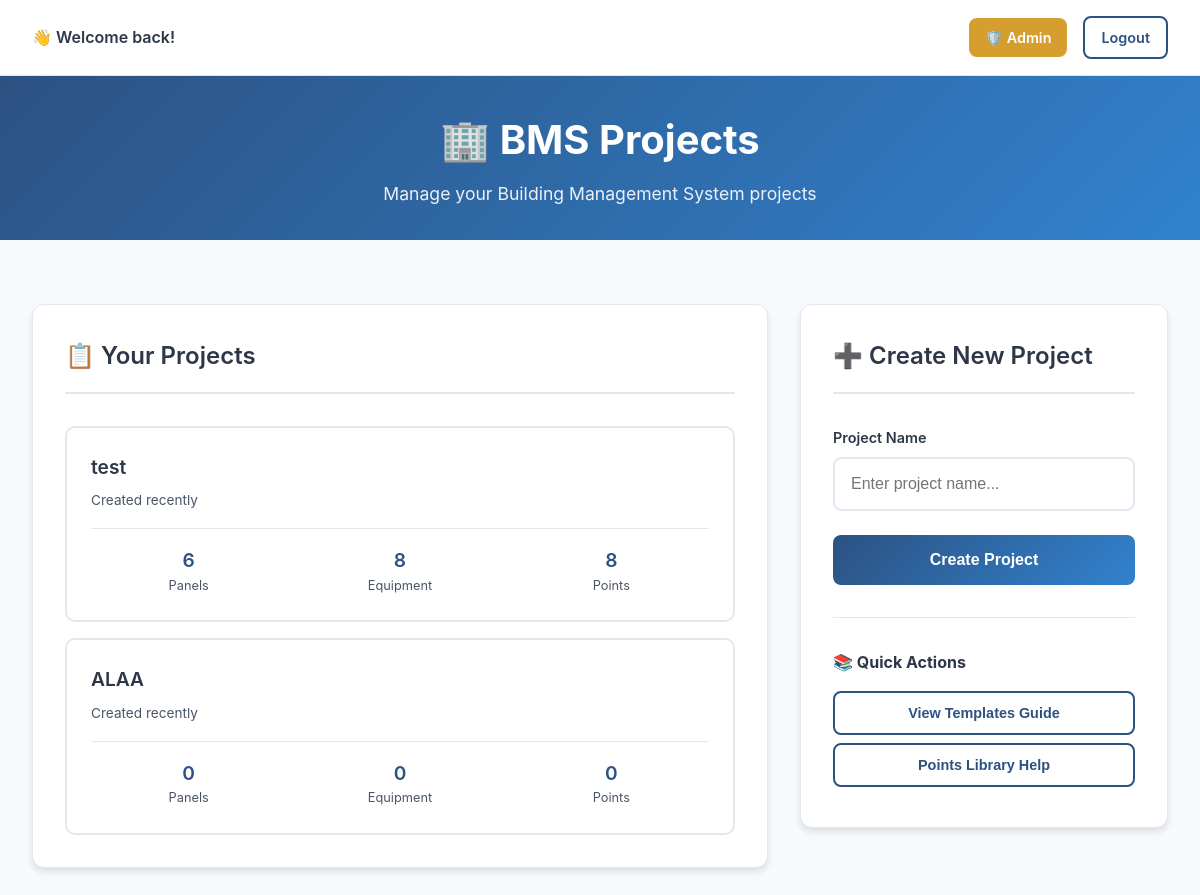
Page /projects (signed in) on the earlier database version.
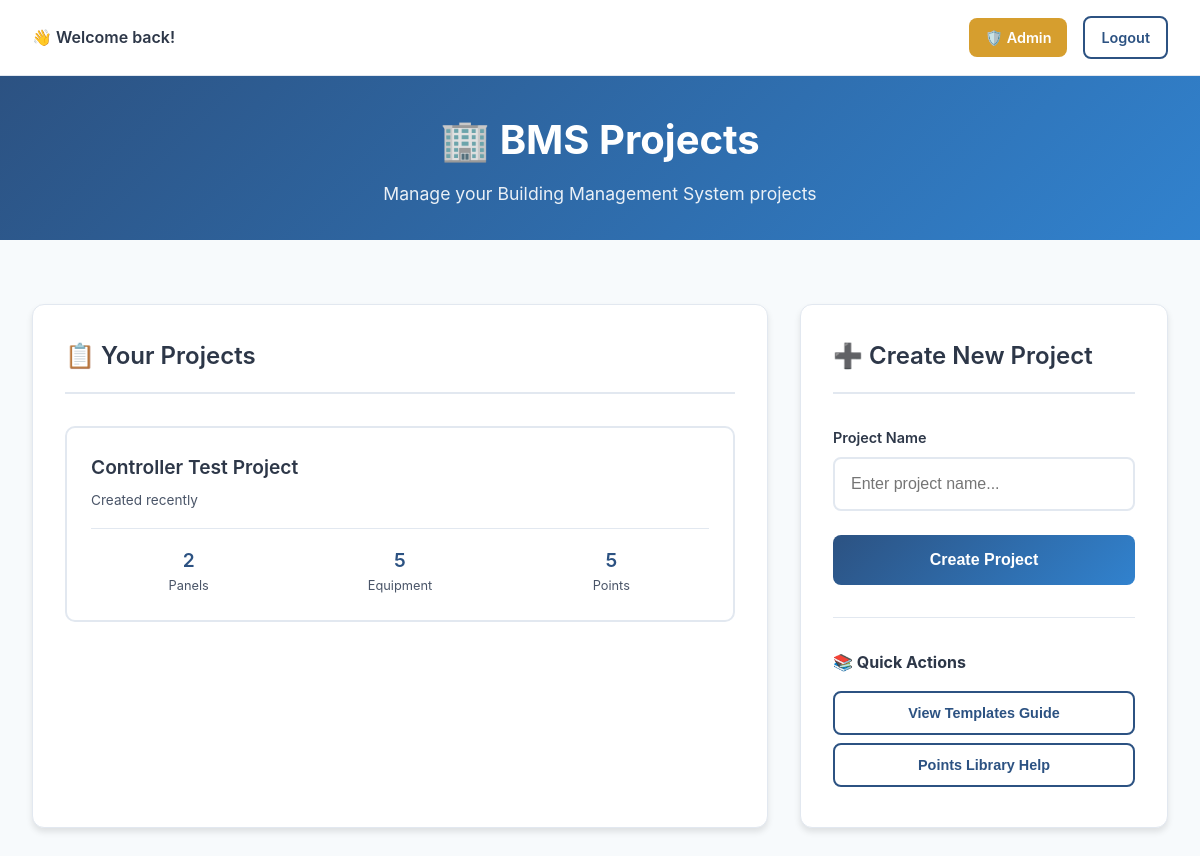
Same page on the later database version.
### app.py (models this page shows)
class Project(db.Model):
    id = db.Column(db.Integer, primary_key=True)
    name = db.Column(db.String(120), nullable=False)
    user_id = db.Column(db.Integer, db.ForeignKey('user.id'), nullable=False)

### app.py (the view)
@app.route('/projects')
@login_required
def project_selection():
    projects = Project.query.filter_by(user_id=current_user.id).all()
    project_stats = []
    for project in projects:
        panels_count = Panel.query.filter_by(project_id=project.id).count()
        equipment_count = ScheduledEquipment.query.filter_by(project_id=project.id).count()
        points_count = db.session.query(db.func.count(selected_points_association.c.point_template_id))\
            .join(ScheduledEquipment, selected_points_association.c.scheduled_equipment_id == ScheduledEquipment.id)\
            .filter(ScheduledEquipment.project_id == project.id).scalar() or 0
        project_stats.append({
            'project': project,
            'panels_count': panels_count,
            'equipment_count': equipment_count,
            'points_count': points_count
        })
    return render_template('projects.html', project_stats=project_stats)

### app.py (called while the page is built)
@login_manager.user_loader
def load_user(user_id):
    return User.query.get(int(user_id))

### templates/projects.html (shortened to what this page needs)
<!DOCTYPE html>
<html lang="en">
<head>
</head>
<body>
    <div class="user-info">
        <div class="welcome-text">👋 Welcome back!</div>
        <div class="nav-links">
            {% if current_user.is_admin %}
                <a href="{{ url_for('admin_dashboard') }}" class="btn btn-warning" style="padding: 0.5rem 1rem; font-size: 0.9rem; margin-right: 0.5rem;">🛡️ Admin</a>
            {% endif %}
            <a href="{{ url_for('logout') }}" class="btn btn-secondary" style="padding: 0.5rem 1rem; font-size: 0.9rem;">Logout</a>
        </div>
    </div>
    <div class="header">
        <h1>🏢 BMS Projects</h1>
        <p>Manage your Building Management System projects</p>
    </div>
    <div class="container">
        <div class="main-content">
            <div class="projects-section">
                <div class="section-header">
                    <div class="section-title">
                        📋 Your Projects
                    </div>
                </div>
                <div id="projects-container" class="projects-grid">
                    {% if project_stats %}
                        {% for project_stat in project_stats %}
                        <div class="project-card" onclick="openProject({{ project_stat.project.id }})">
                            <div class="project-header">
                                <div>
                                    <div class="project-name">{{ project_stat.project.name }}</div>
                                    <div class="project-meta">Created recently</div>
                                </div>
                            </div>
                            <div class="project-stats">
                                <div class="stat-item">
                                    <div class="stat-value">{{ project_stat.panels_count }}</div>
                                    <div class="stat-label">Panels</div>
                                </div>
                                <div class="stat-item">
                                    <div class="stat-value">{{ project_stat.equipment_count }}</div>
                                    <div class="stat-label">Equipment</div>
                                </div>
                                <div class="stat-item">
                                    <div class="stat-value">{{ project_stat.points_count }}</div>
                                    <div class="stat-label">Points</div>
                                </div>
                            </div>
                        </div>
                        {% endfor %}
                    {% else %}
                        <div class="empty-state">
                            <h3>🚀 Ready to Start?</h3>
                            <p>Create your first BMS project to begin configuring equipment and managing I/O points.</p>
                        </div>
                    {% endif %}
                </div>
            </div>
            <div class="create-section">
                <div class="section-header">
                    <div class="section-title">
                        ➕ Create New Project
                    </div>
                </div>
                <form id="new-project-form" class="create-form">
                    <div class="form-group">
                        <label for="project-name">Project Name</label>
                        <input type="text" id="project-name" required placeholder="Enter project name..." maxlength="100">
                    </div>
                    <button type="submit" class="btn btn-primary">
                        Create Project
                    </button>
                </form>
                <div class="quick-actions">
                    <h4>📚 Quick Actions</h4>
                    <button class="btn btn-secondary" onclick="showTemplatesInfo()">
                        View Templates Guide
                    </button>
                    <button class="btn btn-secondary" onclick="showPointsInfo()">
                        Points Library Help
                    </button>
                </div>
            </div>
        </div>
    </div>
</body>
</html>

Differences in the rows shown:
no longer on this page (row edited): Project: project.name "ALAA"
Other differences:
new list line: "Controller Test Project"
new list line: "Created recently 2 Panels 5 Equipment 5 Points"
list line gone: "test"
list line gone: "Created recently 6 Panels 8 Equipment 8 Points"
list line gone: "Created recently 0 Panels 0 Equipment 0 Points"
